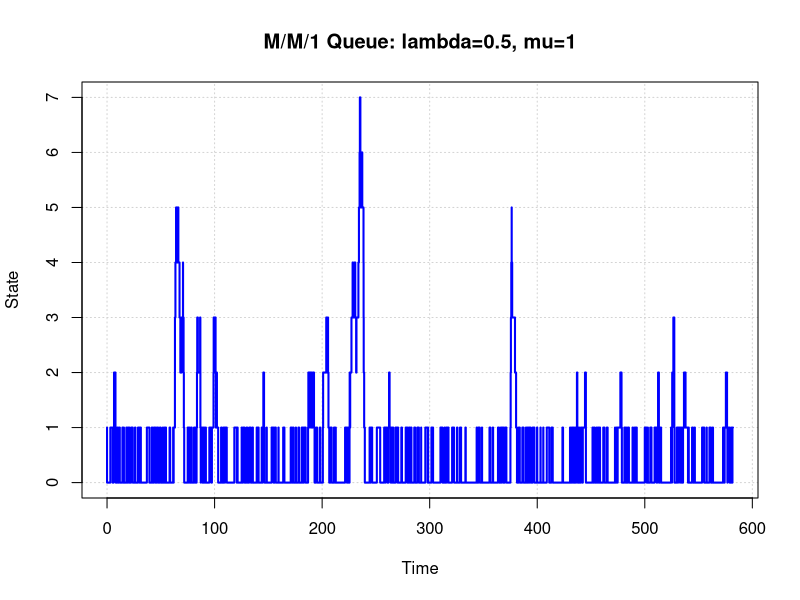
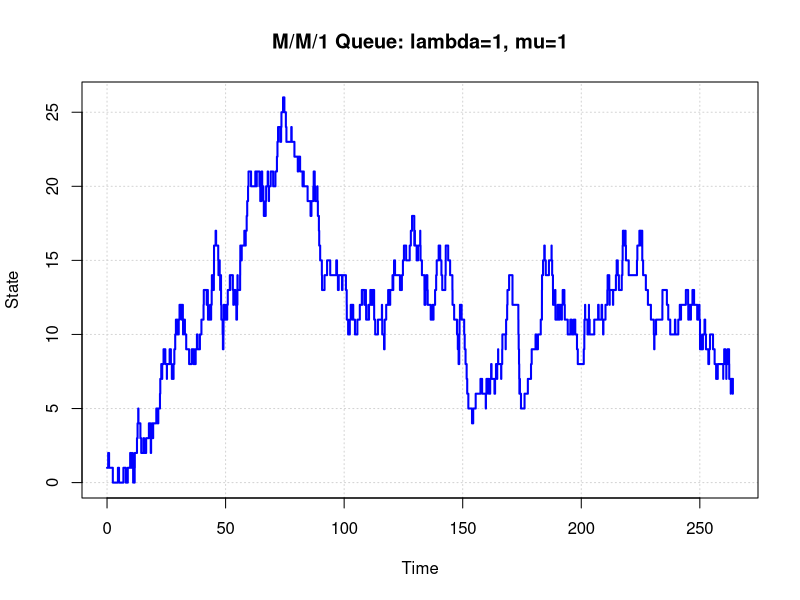
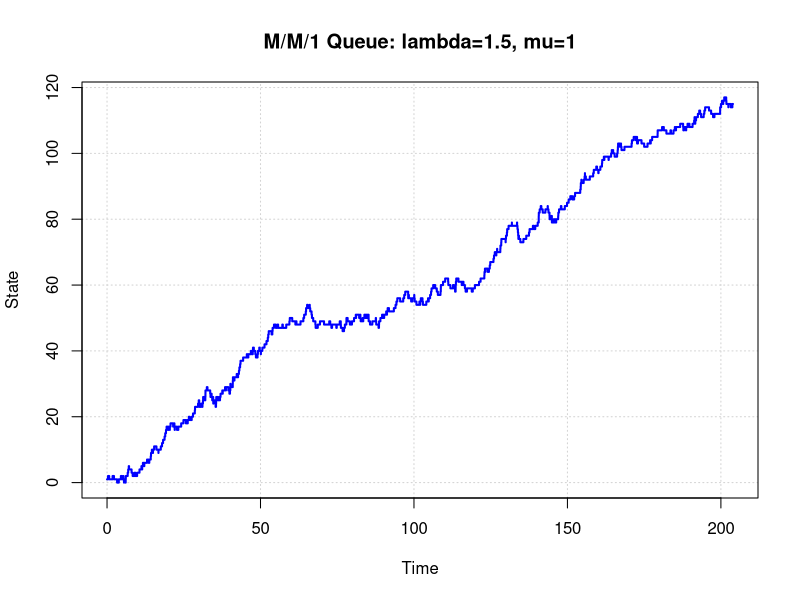

R code for these plots, in order:
#############################
#lambda=0.5, mu=1
#############################
#specifying parameters
lambda <- 0.5
mu <- 1
njumps <- 500

#defining state and time as vectors
N <- c()
time <- c()

#setting initial values
N[1] <- 1
time[1] <- 0

#specifying seed
set.seed(229556)

#simulating trajectory
i <- 2

repeat  {
  time.birth <- -1/lambda*log(1-runif(1))
  time.death <- -1/mu*log(1-runif(1))

  if(time.birth < time.death | N[i-1]==0) {
    time[i] <- time[i-1] + time.birth - 0.001
    N[i] <- N[i-1]

    if(i==2*njumps+2) {
      break
    } else {
      time[i+1] <- time[i] + 0.001
      N[i+1] <- N[i] + 1
      i <- i+2
    }
  }

  if(time.death < time.birth & N[i-1]!=0) {
    time[i] <- time[i-1] + time.death - 0.001
    N[i] <- N[i-1]

    if(i==2*njumps+2) {
      break
    } else {
      time[i+1] <- time[i] + 0.001
      N[i+1] <- N[i] - 1
      i <- i+2
    }
  }
}

#plotting trajectory
plot(time, N, type="l", main="M/M/1 Queue: lambda=0.5, mu=1", lty=1, lwd=2,
     col="blue", xlab="Time", ylab="State", panel.first=grid())

#############################
#lambda=1, mu=1
#############################
#specifying parameters
lambda <- 1
mu <- 1
njumps <- 500

#defining state and time as vectors
N <- c()
time <- c()

#setting initial values
N[1] <- 1
time[1] <- 0

#specifying seed
set.seed(779855)

#simulating trajectory
i <- 2

repeat  {
  time.birth <- -1/lambda*log(1-runif(1))
  time.death <- -1/mu*log(1-runif(1))

  if(time.birth < time.death | N[i-1]==0) {
    time[i] <- time[i-1] + time.birth - 0.001
    N[i] <- N[i-1]

    if(i==2*njumps+2) {
      break
    } else {
      time[i+1] <- time[i] + 0.001
      N[i+1] <- N[i] + 1
      i <- i+2
    }
  }

  if(time.death < time.birth & N[i-1]!=0) {
    time[i] <- time[i-1] + time.death - 0.001
    N[i] <- N[i-1]

    if(i==2*njumps+2) {
      break
    } else {
      time[i+1] <- time[i] + 0.001
      N[i+1] <- N[i] - 1
      i <- i+2
    }
  }
}

#plotting trajectory
plot(time, N, type="l", main="M/M/1 Queue: lambda=1, mu=1", lty=1, lwd=2,
     col="blue", xlab="Time", ylab="State", panel.first=grid())

#############################
#lambda=1.5, mu=1
#############################
#specifying parameters
lambda <- 1.5
mu <- 1
njumps <- 500

#defining state and time as vectors
N <- c()
time <- c()

#setting initial values
N[1] <- 1
time[1] <- 0

#specifying seed
set.seed(779855)

#simulating trajectory
i <- 2

repeat  {
  time.birth <- -1/lambda*log(1-runif(1))
  time.death <- -1/mu*log(1-runif(1))

  if(time.birth < time.death | N[i-1]==0) {
    time[i] <- time[i-1] + time.birth - 0.001
    N[i] <- N[i-1]

    if(i==2*njumps+2) {
      break
    } else {
      time[i+1] <- time[i] + 0.001
      N[i+1] <- N[i] + 1
      i <- i+2
    }
  }

  if(time.death < time.birth & N[i-1]!=0) {
    time[i] <- time[i-1] + time.death - 0.001
    N[i] <- N[i-1]

    if(i==2*njumps+2) {
      break
    } else {
      time[i+1] <- time[i] + 0.001
      N[i+1] <- N[i] - 1
      i <- i+2
    }
  }
}

#plotting trajectory
plot(time, N, type="l", main="M/M/1 Queue: lambda=1.5, mu=1", lty=1, lwd=2,
     col="blue", xlab="Time", ylab="State", panel.first=grid())
